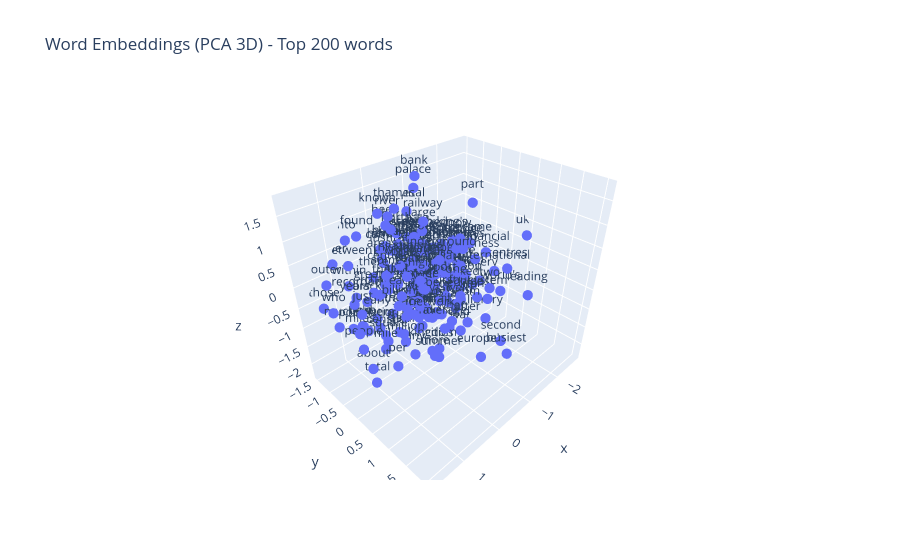

This figure's notebook cell:
### Code cell
# Visualize in 3D with PCA
from sklearn.decomposition import PCA

top_words = [w for w, c in word_counts.most_common(200) if w in text_vocab]
top_indices = [text_vocab[w] for w in top_words]
top_embeddings = embeddings[top_indices]

pca = PCA(n_components=3)
embeddings_3d = pca.fit_transform(top_embeddings)

df = pd.DataFrame(embeddings_3d, columns=['x', 'y', 'z'])
df['word'] = top_words

fig = px.scatter_3d(df, x='x', y='y', z='z', text='word',
                 title='Word Embeddings (PCA 3D) - Top 200 words')
fig.update_traces(marker=dict(size=6), textposition='top center')
fig.show()

### Figure 1 — Plotly figure (JSON) as saved in the notebook; plotly's stock layout.template omitted (floating-point values rounded to 4 significant figures; data arrays with more than 128 entries replaced by an {"elided": "..."} marker saying what was removed)
{"data": [{"hovertemplate": "x=%{x}<br>y=%{y}<br>z=%{z}<br>word=%{text}<extra></extra>", "legendgroup": "", "marker": {"color": "#636efa", "size": 6, "symbol": "circle"}, "mode": "markers+text", "name": "", "scene": "scene", "showlegend": false, "text": {"elided": "200 str values"}, "textposition": "top center", "type": "scatter3d", "x": {"elided": "200 float values"}, "y": {"elided": "200 float values"}, "z": {"elided": "200 float values"}}], "layout": {"legend": {"tracegroupgap": 0}, "scene": {"domain": {"x": [0, 1], "y": [0, 1]}, "xaxis": {"title": {"text": "x"}}, "yaxis": {"title": {"text": "y"}}, "zaxis": {"title": {"text": "z"}}}, "title": {"text": "Word Embeddings (PCA 3D) - Top 200 words"}}}
